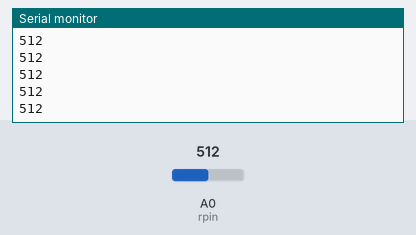
The sketch below on a simulated Arduino Uno, built with avr-gcc and run on an emulated ATmega328P. Shown: the last lines printed to the serial monitor. Inputs (shaded band) come from the test bench; at power-on: A0 (rpin) = 512.

Above: at 1.2 s.
1.3 s: A0 (rpin) set to 716
At 1.31 s:
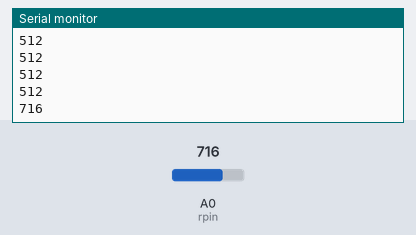
2.8 s: A0 (rpin) set to 900
At 2.81 s:
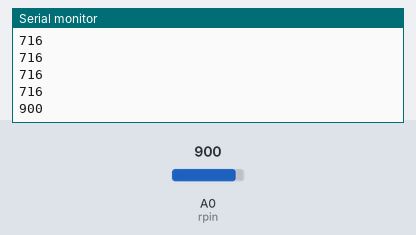
Timing chart, 0 to 5.8 s (numbered marks = the images above; inputs shaded):
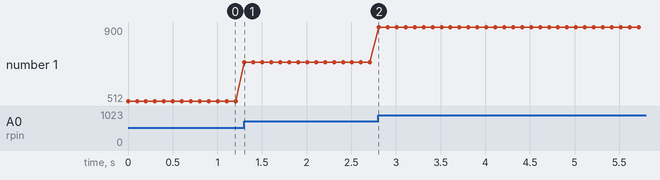

The sketch:

testing_knobs.ino
```cpp
int rpin = A0;
int gpin = A1;
int bpin = A2;
int wpin = A3;

int rval = 0;
int gval = 0;
int bval = 0;
int wval = 0;

int minval = 0;
int maxval = 1023;

int maxColorVal = 255;

/*
 * 60 LEDS/m
 * spool: 4m
 * per arc = 4/3 = 1.33m
 * 1.33 * 60 = 80
 * max draw: 60ma/pixel
 * 80 NeoPixels × 60 mA ÷ 1,000 = 4.8 Amps minimum
 *
 * full spool: 240pixel
 * 240 NeoPixels × 60 mA ÷ 1,000 = 14.4 Amps minimum
 * 240 NeoPixels × 20 mA ÷ 1,000 = 4.8 Amps minimum
 */

void setup() {
  // put your setup code here, to run once:
  Serial.begin(9600);
}

void loop() {
  // put your main code here, to run repeatedly:
  rval = analogRead(rpin);

  Serial.println(rval);

  delay(100);

}
```

Measured:
- after the input at 1.3 s, the serial monitor: prints a new line at once (image 1)
- after the input at 2.8 s, the serial monitor: prints a new line at once (image 2)
- plotted number 1: 512 → 716 after the input at 1.3 s, 716 → 900 after the input at 2.8 s
